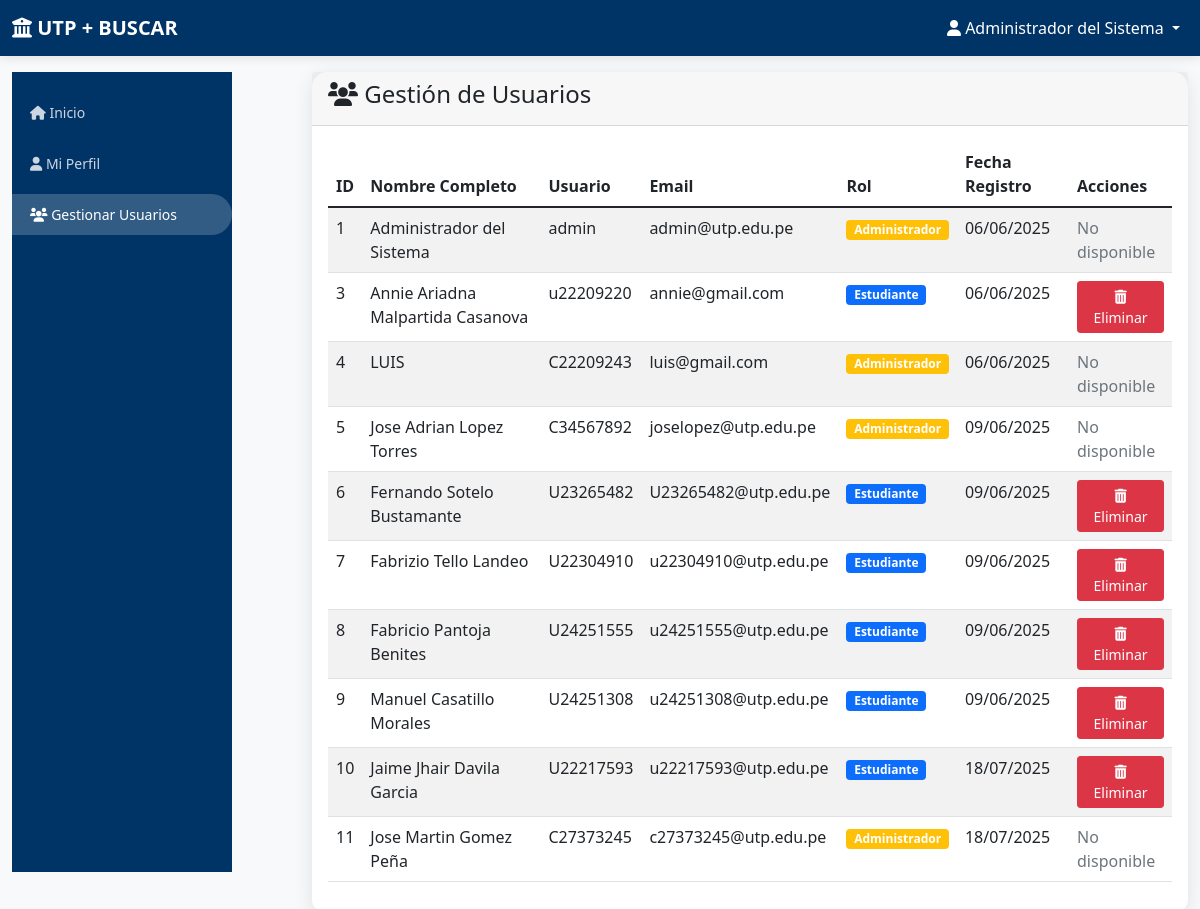
Before: /admin/users (signed in) with the older database file.
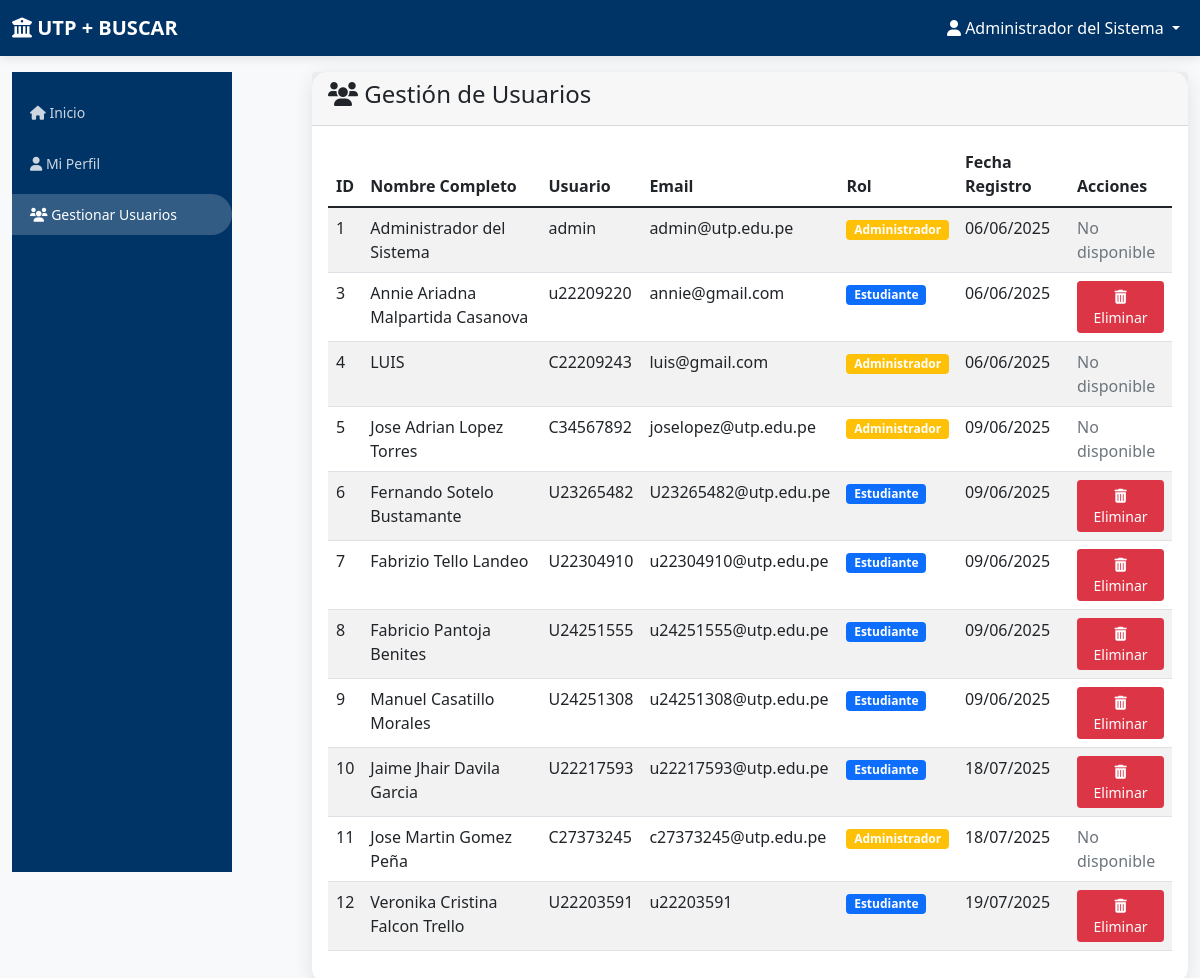
After: the same page with the newer database file.
### app.py (models this page shows)
class User(db.Model):
    id = db.Column(db.Integer, primary_key=True)
    username = db.Column(db.String(80), unique=True, nullable=False)
    email = db.Column(db.String(120), unique=True, nullable=False)
    password_hash = db.Column(db.String(120), nullable=False)
    full_name = db.Column(db.String(100), nullable=False)
    role = db.Column(db.String(20), default='student')  # 'admin' or 'student'
    created_at = db.Column(db.DateTime, default=datetime.utcnow)

### app.py (the view)
@app.route('/admin/users')
def admin_users():
    if 'user_id' not in session or session['role'] != 'admin':
        flash('No tienes permisos para acceder a esta página', 'error')
        return redirect(url_for('dashboard'))
    users = User.query.all()
    return render_template('admin_users.html', users=users)

### templates/admin_users.html (shortened to what this page needs)
{% extends "base.html" %}
{% block content %}
<div class="row">
    <div class="col-md-3">
        <div class="sidebar">
            <div class="nav flex-column">
                <a class="nav-link" href="{{ url_for('dashboard') }}">
                    <i class="fas fa-home"></i> Inicio
                </a>
                <a class="nav-link" href="{{ url_for('profile') }}">
                    <i class="fas fa-user"></i> Mi Perfil
                </a>
                <a class="nav-link active" href="{{ url_for('admin_users') }}">
                    <i class="fas fa-users"></i> Gestionar Usuarios
                </a>
            </div>
        </div>
    </div>
    <div class="col-md-9">
        <div class="card">
            <div class="card-header">
                <h4><i class="fas fa-users"></i> Gestión de Usuarios</h4>
            </div>
            <div class="card-body">
                <div class="table-responsive">
                    <table class="table table-striped">
                        <thead>
                            <tr>
                                <th>ID</th>
                                <th>Nombre Completo</th>
                                <th>Usuario</th>
                                <th>Email</th>
                                <th>Rol</th>
                                <th>Fecha Registro</th>
                                <th>Acciones</th>
                            </tr>
                        </thead>
                        <tbody>
                            {% for user in users %}
                            <tr>
                                <td>{{ user.id }}</td>
                                <td>{{ user.full_name }}</td>
                                <td>{{ user.username }}</td>
                                <td>{{ user.email }}</td>
                                <td>
                                    <span class="badge {{ 'bg-warning' if user.role == 'admin' else 'bg-primary' }}">
                                        {{ 'Administrador' if user.role == 'admin' else 'Estudiante' }}
                                    </span>
                                </td>
                                <td>{{ user.created_at.strftime('%d/%m/%Y') }}</td>
                                <td>
                                    {% if user.role != 'admin' %}
                                    <form action="{{ url_for('eliminar_usuario', user_id=user.id) }}" method="POST" style="display:inline;" onsubmit="return confirm('¿Estás segura de que deseas eliminar a {{ user.username }}?');">
                                        <button type="submit" class="btn btn-sm btn-danger">
                                            <i class="fas fa-trash-alt"></i> Eliminar
                                        </button>
                                    </form>
                                    {% else %}
                                    <span class="text-muted">No disponible</span>
                                    {% endif %}
                                </td>
                            </tr>
                            {% endfor %}
                        </tbody>
                    </table>
                </div>
            </div>
        </div>
    </div>
</div>
{% endblock %}

### templates/base.html (shortened to what this page needs)
<!DOCTYPE html>
<html lang="es">
<head>
    <link href="https://cdn.jsdelivr.net/npm/bootstrap@5.1.3/dist/css/bootstrap.min.css" rel="stylesheet">
    <link href="https://cdnjs.cloudflare.com/ajax/libs/font-awesome/6.0.0/css/all.min.css" rel="stylesheet">
</head>
<body>
    <nav class="navbar navbar-expand-lg navbar-dark">
        <div class="container-fluid">
            <a class="navbar-brand" href="{{ url_for('dashboard') }}">
                <i class="fas fa-university"></i> UTP + BUSCAR
            </a>
            {% if session.user_id %}
            <div class="navbar-nav ms-auto">
                <div class="nav-item dropdown">
                    <a class="nav-link dropdown-toggle text-white" href="#" id="navbarDropdown" role="button" data-bs-toggle="dropdown">
                        <i class="fas fa-user"></i> {{ session.full_name }}
                    </a>
                </div>
            </div>
            {% endif %}
        </div>
    </nav>
    <div class="container-fluid mt-3">
        {% block content %}{% endblock %}
    </div>
</body>
</html>

### templates/base.html (style rules this page uses)
:root { --utp-primary: #003366; --utp-secondary: #003366; --utp-accent: #ff6600; --utp-light: #f8f9fa; --utp-dark: #212529; }
body { font-family: 'Segoe UI', Tahoma, Geneva, Verdana, sans-serif; background-color: var(--utp-light); }
.navbar-brand { font-weight: bold; color: white !important; }
.navbar { background: linear-gradient(135deg, var(--utp-primary), var(--utp-secondary)); box-shadow: 0 2px 10px rgba(0,0,0,0.1); }
.card { border: none; border-radius: 15px; box-shadow: 0 4px 20px rgba(0,0,0,0.1); transition: all 0.3s ease; }
.sidebar { background: linear-gradient(135deg, var(--utp-primary), var(--utp-secondary)); min-height: 100vh; height: auto; padding: 15px 0; width: 220px; }
.row { display: flex; align-items: stretch; }
@media (min-width: 768px) { .sidebar { position: sticky; top: 0; height: 100vh; overflow-y: auto; } }
.sidebar .nav-link { color: rgba(255,255,255,0.8); padding: 10px 18px; margin: 5px 0; border-radius: 0 25px 25px 0; transition: all 0.3s ease; font-size: 14px; }
.sidebar .nav-link.active { background: rgba(255,255,255,0.2); color: white; }

Changed rows visible on the page:
added User: id "12", full_name "Veronika Cristina Falcon Trello", username "U22203591", email "u22203591", role "Estudiante", created_at "19/07/2025"
